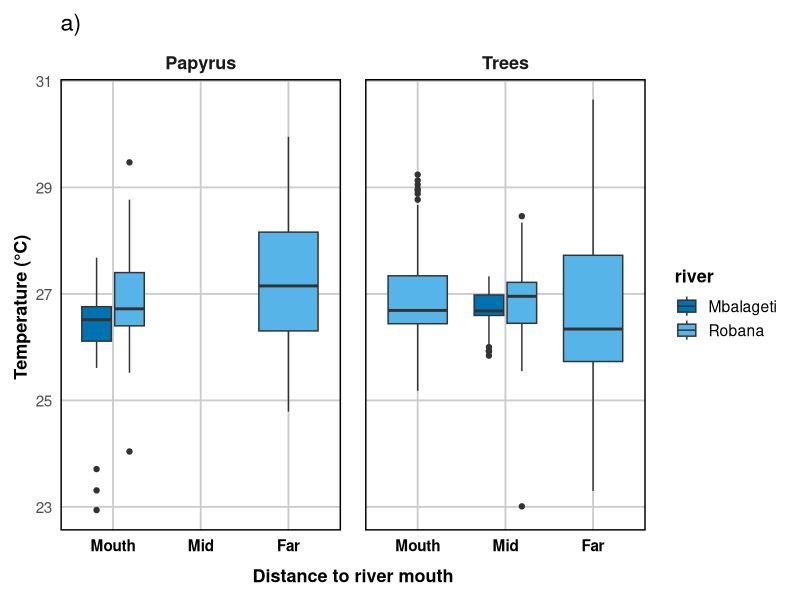
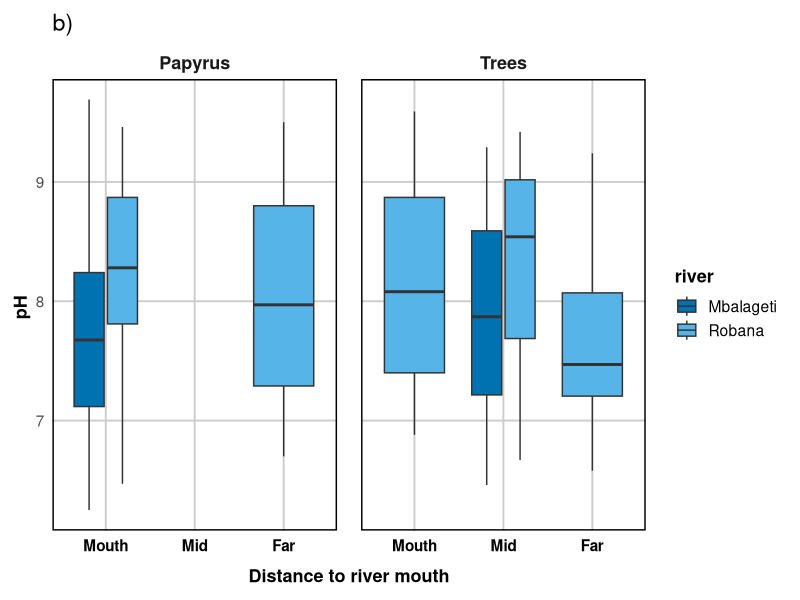
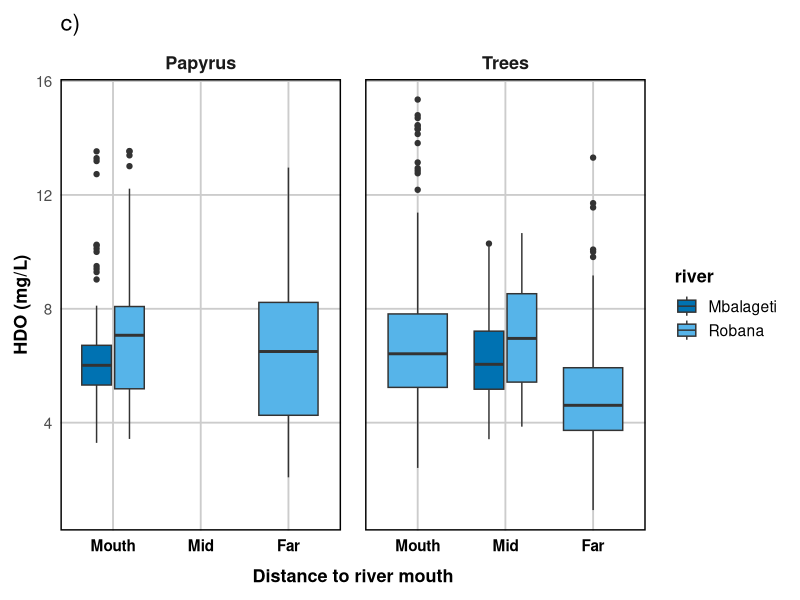
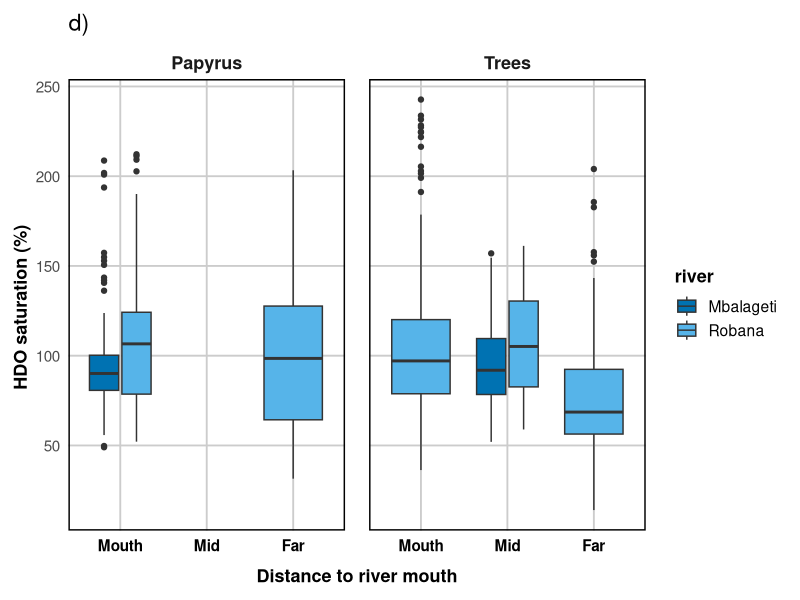
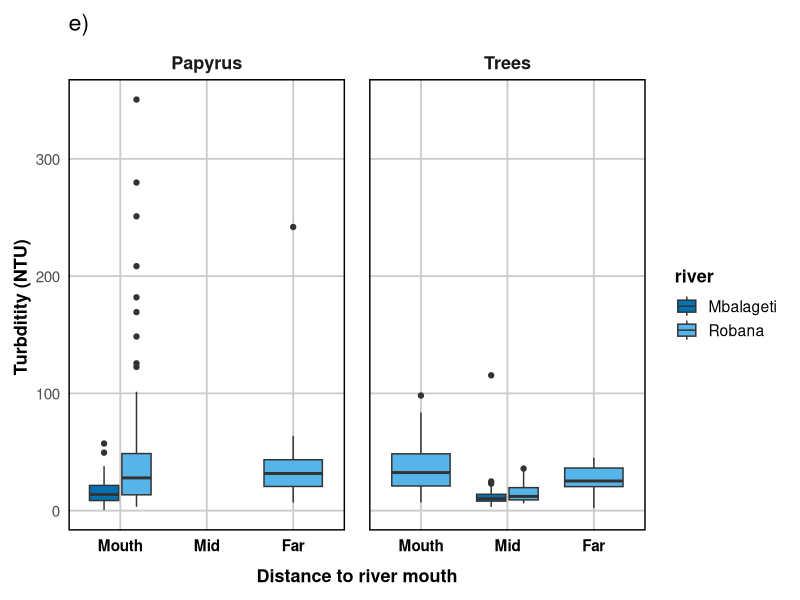
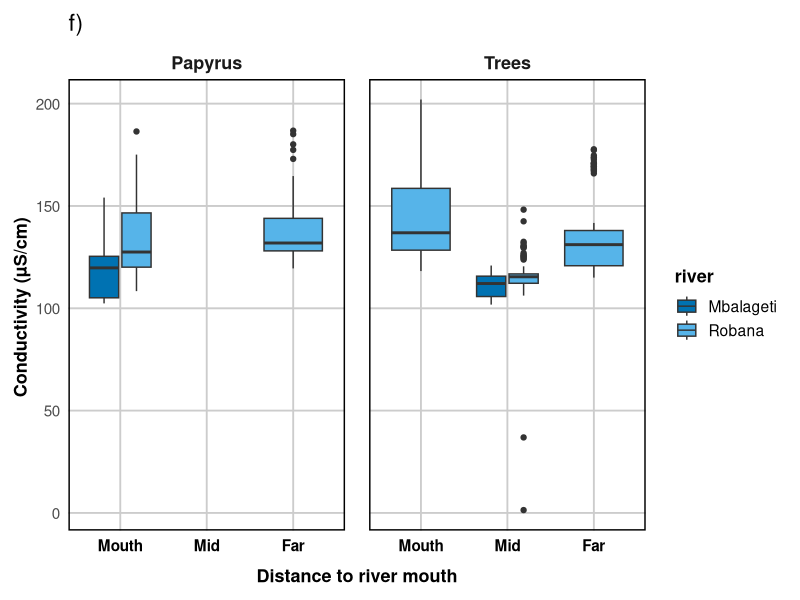
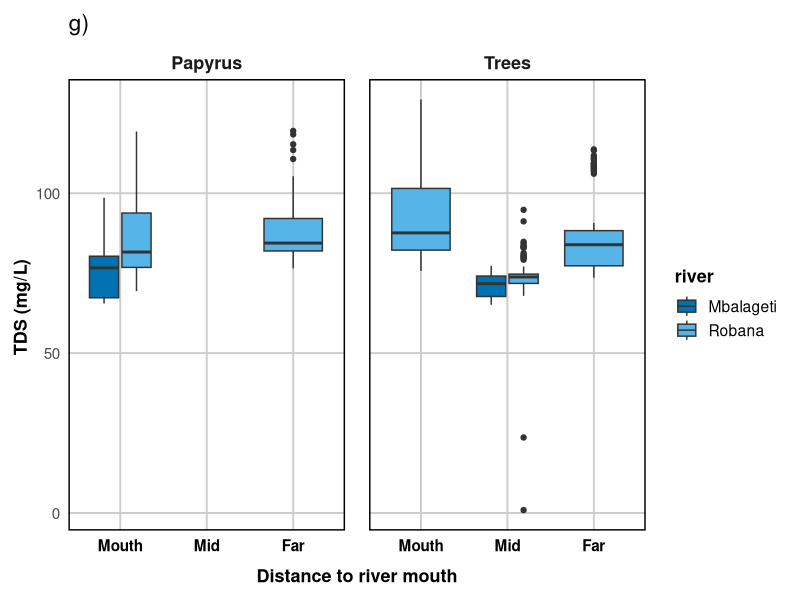
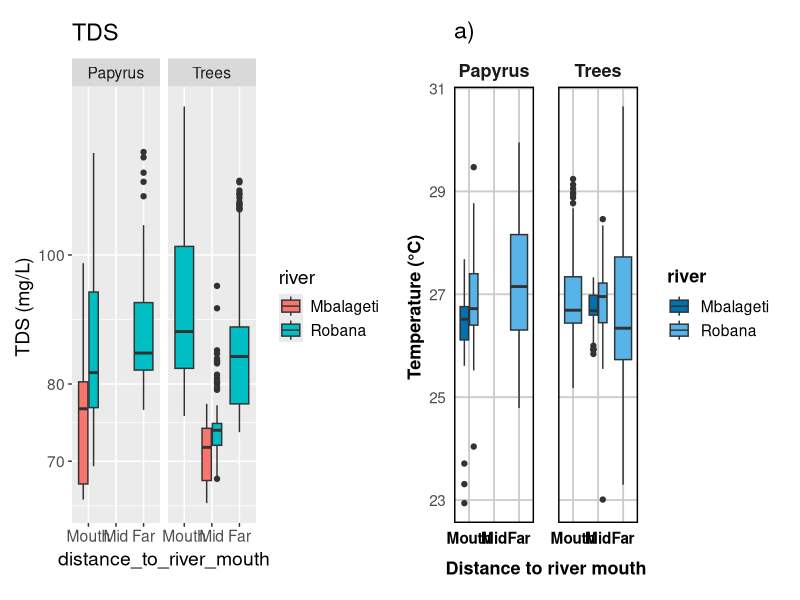

Generate these figures, in order, with R:
rm(list = ls())

# load libraries
library(tidyverse)  # includes dplyr, ggplot2 and tidyr
library(lme4)       # for mixed models
library(lmerTest)   # for tests of significance of mixed-effects models
library(MASS)       # for negative binomial models
library(emmeans)    # pairwise comparison
library(patchwork)  # combine multiple ggplot2 plots into one layout 

# load data_water
data_water <- read.csv("data_water.csv") |>
  dplyr::mutate(transect_date_time = paste(transect_ID, substr(date_time_end, 1, 6), substr(date_time_start, 12, 16), sep = " "))|>
  mutate(date=as.Date(date, format= "%d-%b-%Y"),
         habitat_detailed = case_when(
           transect_ID %in% c("pap_1", "pap_2") ~ "Papyrus Mbalageti Mouth",
           transect_ID %in% c("pap_3", "pap_4") ~ "Papyrus Robana Mouth",
           transect_ID %in% c("pap_5", "pap_6") ~ "Papyrus Robana Far",
           transect_ID %in% c("tree_1", "tree_2") ~ "Tree Mbalageti Mid",
           transect_ID %in% c("tree_3", "tree_4") ~ "Tree Robana Mid",
           transect_ID %in% c("tree_5", "tree_6") ~ "Tree Robana Mouth",
           transect_ID %in% c("tree_7", "tree_8") ~ "Tree Robana Far",
           TRUE ~ NA_character_),
         habitat_main = case_when(
           transect_ID %in% c("pap_1", "pap_2","pap_3", "pap_4","pap_5", "pap_6" ) ~ "Papyrus",
           transect_ID %in% c("tree_1", "tree_2","tree_3", "tree_4","tree_5", "tree_6","tree_7", "tree_8") ~ "Trees",
           TRUE ~ NA_character_),
         distance_to_river_mouth= case_when(
           transect_ID %in% c("pap_1", "pap_2", "pap_3", "pap_4", "tree_5", "tree_6") ~ "Mouth",
           transect_ID %in% c("tree_1", "tree_2", "tree_3", "tree_4") ~ "Mid",
           transect_ID %in% c("pap_5", "pap_6", "tree_7", "tree_8") ~ "Far"
         ),
         distance_to_river_mouth= factor(distance_to_river_mouth, levels= c("Mouth", "Mid", "Far")),
         habitat_detailed_2= case_when(
           transect_ID %in% c("pap_1", "pap_2") ~ "Mbalageti Mouth",
           transect_ID %in% c("pap_3", "pap_4","tree_5", "tree_6") ~ "Robana Mouth",
           transect_ID %in% c("pap_5", "pap_6","tree_7", "tree_8") ~ "Robana Far",
           transect_ID %in% c("tree_1", "tree_2") ~ "Mbalageti Mid",
           transect_ID %in% c("tree_3", "tree_4") ~ "Robana Mid",
           TRUE ~ NA_character_),
         river= case_when(
           transect_ID %in% c("pap_1", "pap_2", "tree_1", "tree_2") ~ "Mbalageti",
           transect_ID %in% c("pap_3", "pap_4", "pap_5", "pap_6", "tree_3", "tree_4","tree_5", "tree_6", "tree_7", "tree_8") ~ "Robana"
         ))


#### model Temperature ####
m1 <- lmer(temp ~ river + distance_to_river_mouth + (1 | transect_ID), data = data_water)
anova(m1)
summary(m1)
# significant higher temp at Robana
# no significant higher temperature far than mouth
# no significant higher temperature at far distance compared to mouth
# variance of transect_ID is quite low

# try model without random effect of transect_ID
m1a <- lm(temp ~ river + distance_to_river_mouth, data = data_water)
anova (m1a)
# river has an effect
# distance to river mouth has not
summary(m1a)
# Robana river significantly higher temp
# mid distance not significantly higher than mouth
# far not significantly higher than mouth

# likelihood ratio test to compare the linear mixed model and the fixed-effects model
anova(m1, m1a)
# AIC values of m1 is much lower, chisq is 8.1 and p<0.01 so this shows that transect_ID should be kept as an random factor in the model --> or is this maybe because i did not include habitat_main in the model

plot1 <-ggplot(data_water, aes(x= distance_to_river_mouth, y=temp, fill= river))+
  geom_boxplot()+
  facet_grid(~habitat_main)+
  theme(text= element_text(size=14))+
  #scale_y_log10()+
  labs(x= "Distance to river mouth", y="Temperature (°C) ", title="a)")+
  scale_fill_manual(values = c(
    "Mbalageti" = "#0072B2",
    "Robana" = "#56B4E9"))+
  theme_minimal(base_size = 14) +
  theme(
    axis.title = element_text(size = 13, face="bold"),
    axis.title.x = element_text(size = 13, face = "bold", margin = margin(t = 10)),
    axis.text.x = element_text(size = 11, face = "bold", color="black"), 
    axis.text = element_text(size = 11),
    legend.position = "right",
    legend.title = element_text(size = 13, face = "bold"),
    strip.text = element_text(size = 13, face = "bold"),
    panel.grid.major.x = element_line(color = "grey80", linetype = "solid"),
    panel.grid.major.y = element_line(color = "grey80", linetype = "solid"),
    panel.grid.minor = element_blank(),
    panel.spacing = unit(1.2, "lines"),
    panel.border = element_rect(color = "black", size = 1, fill = NA),
    plot.margin = margin(10, 10, 10, 10)
  )
plot1


#### model for pH ####
m2 <- lmer(pH ~ river + distance_to_river_mouth + (1 | transect_ID), data = data_water)
anova(m2)
# significant effect of river
# significant effect of distance to river mouth
summary(m2)
# low variance of transect ID
# Robana river significantly higher pH 
# mid distance not significantly higher than mouth
# far distance significantly lower pH than mouth

# model wihtout random effects
m2a <- lm(pH ~ river + distance_to_river_mouth, data = data_water)
anova(m2a)
# river and distance to river mouth both significant effect
summary(m2a)
# Robana significantly higher pH
# mid distance significantly higher than mouth
# far distance significanlty lower than mouth

# compare models with likelihood ratio test
anova(m2,m2a)
# p> 0.05 so the random effect can be removed from the model
plot2 <-ggplot(data_water, aes(x= distance_to_river_mouth, y=pH, fill= river))+
  geom_boxplot()+
  facet_grid(~habitat_main)+
  theme(text= element_text(size=14))+
  #scale_y_log10()+
  labs(x= "Distance to river mouth",y="pH ", title="b)")+
  scale_fill_manual(values = c(
    "Mbalageti" = "#0072B2",
    "Robana" = "#56B4E9"))+
  theme_minimal(base_size = 14) +
  theme(
    axis.title = element_text(size = 13, face="bold"),
    axis.title.x = element_text(size = 13, face = "bold", margin = margin(t = 10)),
    axis.text.x = element_text(size = 11, face = "bold", color="black"), 
    axis.text = element_text(size = 11),
    legend.position = "right",
    legend.title = element_text(size = 13, face = "bold"),
    strip.text = element_text(size = 13, face = "bold"),
    panel.grid.major.x = element_line(color = "grey80", linetype = "solid"),
    panel.grid.major.y = element_line(color = "grey80", linetype = "solid"),
    panel.grid.minor = element_blank(),
    panel.spacing = unit(1.2, "lines"),
    panel.border = element_rect(color = "black", size = 1, fill = NA),
    plot.margin = margin(10, 10, 10, 10)
  )
plot2

#### model HDO ####
# papyrus
m3 <- lmer(HDO ~ river + distance_to_river_mouth + (1 | transect_ID), data = data_water)
anova (m3)
# no significant effect of river
# significant effect distance to river mouth
summary(m3)
# no significant higher HDO at Robana
# no significant lower HDO at mid distance
# significantly lower HDO at far distance 
# variance of transect_ID is quite low

# model wihtout random effects
m3a <- lm(HDO ~ river + distance_to_river_mouth, data = data_water)
anova(m3a)
# river no significant effect
# distac=nce to river mouth significant effect
summary(m3a)
# Robana significantly higher HDO
# mid distance not significantly higher than mid
# far distance significantly lower than mouth

# compare models 
anova(m3,m3a)
# m3 lower AIC, p<0.05 so keep the random effect

plot3 <-ggplot(data_water, aes(x= distance_to_river_mouth, y=HDO, fill= river))+
  geom_boxplot()+
  facet_grid(~habitat_main)+
  theme(text= element_text(size=14))+
  #scale_y_log10()+
  labs(x= "Distance to river mouth", y="HDO (mg/L)", title="c)")+
  scale_fill_manual(values = c(
    "Mbalageti" = "#0072B2",
    "Robana" = "#56B4E9"))+
  theme_minimal(base_size = 14) +
  theme(
    axis.title = element_text(size = 13, face="bold"),
    axis.title.x = element_text(size = 13, face = "bold", margin = margin(t = 10)),
    axis.text.x = element_text(size = 11, face = "bold", color="black"), 
    axis.text = element_text(size = 11),
    legend.position = "right",
    legend.title = element_text(size = 13, face = "bold"),
    strip.text = element_text(size = 13, face = "bold"),
    panel.grid.major.x = element_line(color = "grey80", linetype = "solid"),
    panel.grid.major.y = element_line(color = "grey80", linetype = "solid"),
    panel.grid.minor = element_blank(),
    panel.spacing = unit(1.2, "lines"),
    panel.border = element_rect(color = "black", size = 1, fill = NA),
    plot.margin = margin(10, 10, 10, 10)
  )
plot3

#### model HDO sat ####
m4 <- lmer(HDO_sat ~ river + distance_to_river_mouth + (1 | transect_ID), data = data_water)
anova(m4)
# no significant effect of river
# distance to river mouth significant effect
summary(m4)
# no signficant higher HDO at Robana
# no significant lower HDO at mid distance
# significant lower HDO at far distance
# quite some variation in transect_ID

# model wihtout random effects
m4a <- lm(HDO_sat ~ river + distance_to_river_mouth, data = data_water)
summary(m4a)
# Robana significantly higher HDO
# not significant lower HDO at mid distance
# significant lower HDO at far distance

# compare models 
anova(m4,m4a)
# lower AIC for model m4 and p<0.05 so keep random effect in the model

plot4 <-ggplot(data_water, aes(x= distance_to_river_mouth, y=HDO_sat, fill= river))+
  geom_boxplot()+
  facet_grid(~habitat_main)+
  theme(text= element_text(size=14))+
  #scale_y_log10()+
  labs(x= "Distance to river mouth", y="HDO saturation (%) ", title="d)")+
  scale_fill_manual(values = c(
    "Mbalageti" = "#0072B2",
    "Robana" = "#56B4E9"))+
  theme_minimal(base_size = 14) +
  theme(
    axis.title = element_text(size = 13, face="bold"),
    axis.title.x = element_text(size = 13, face = "bold", margin = margin(t = 10)),
    axis.text.x = element_text(size = 11, face = "bold", color="black"), 
    axis.text = element_text(size = 11),
    legend.position = "right",
    legend.title = element_text(size = 13, face = "bold"),
    strip.text = element_text(size = 13, face = "bold"),
    panel.grid.major.x = element_line(color = "grey80", linetype = "solid"),
    panel.grid.major.y = element_line(color = "grey80", linetype = "solid"),
    panel.grid.minor = element_blank(),
    panel.spacing = unit(1.2, "lines"),
    panel.border = element_rect(color = "black", size = 1, fill = NA),
    plot.margin = margin(10, 10, 10, 10)
  )
plot4

#### model Turbidity ####
# papyrus
m5 <- lmer(turb ~ river + distance_to_river_mouth + (1 | transect_ID), data = data_water)
anova(m5)
# river has a significant effect
# distance to river mouth no significant effect
summary(m5)
# significant higher turb at Robana
# no significant lower turbidity at mid distance
# no significant lower turbidity at far distance
# quite some variation in transect_ID

# model wihtout random effects
m5a <- lm(turb ~ river + distance_to_river_mouth, data = data_water)
summary(m5a)
# Robana significantly higher turbidity
# mid distance not significantly lower turbidity than mouth
# far distance not significantly lower turbidity than mouth

# compare models 
anova(m5,m5a)
# p=1, difference in AIC is very small, so both models could be a good fit

plot5 <-ggplot(data_water |> filter(turb<2000),
               aes(x= distance_to_river_mouth, y=turb, fill= river))+
  geom_boxplot()+
  facet_grid(~habitat_main)+
  theme(text= element_text(size=14))+
  #scale_y_log10()+
  labs(x= "Distance to river mouth", y="Turbditity (NTU) ", title="e)")+
  scale_fill_manual(values = c(
    "Mbalageti" = "#0072B2",
    "Robana" = "#56B4E9"))+
  theme_minimal(base_size = 14) +
  theme(
    axis.title = element_text(size = 13, face="bold"),
    axis.title.x = element_text(size = 13, face = "bold", margin = margin(t = 10)),
    axis.text.x = element_text(size = 11, face = "bold", color="black"), 
    axis.text = element_text(size = 11),
    legend.position = "right",
    legend.title = element_text(size = 13, face = "bold"),
    strip.text = element_text(size = 13, face = "bold"),
    panel.grid.major.x = element_line(color = "grey80", linetype = "solid"),
    panel.grid.major.y = element_line(color = "grey80", linetype = "solid"),
    panel.grid.minor = element_blank(),
    panel.spacing = unit(1.2, "lines"),
    panel.border = element_rect(color = "black", size = 1, fill = NA),
    plot.margin = margin(10, 10, 10, 10)
  )
plot5
#### model Conductivity ####
m6 <- lmer(cond ~ river + distance_to_river_mouth + (1 | transect_ID), data = data_water)
anova(m6)
# significant effect of river
# significant effect of distance to river mouth
summary(m6)
# significant higher conductivity at Robana
# significant lower conductivity at mid distance compared to mouth
# no significant lower conductivity at far distance
# quite some variance between transect but more within transect

# model without random effects
m6a <- lm(cond ~ river + distance_to_river_mouth, data = data_water)
anova(m6a)
summary(m6a)
# Robana highly significant
# mid distance highly significant lower conductivity 
# far distance not significantly higher than mouth

# compare models 
anova(m6,m6a)
# AIC of the mixed model is little bit lower
# p <0.001 so keep the random effect

plot6 <-ggplot(data_water, aes(x= distance_to_river_mouth, y=cond, fill= river))+
  geom_boxplot()+
  facet_grid(~habitat_main)+
  theme(text= element_text(size=14))+
  #scale_y_log10()+
  labs(x= "Distance to river mouth", y="Conductivity (µS/cm) ", title="f)")+
  scale_fill_manual(values = c(
    "Mbalageti" = "#0072B2",
    "Robana" = "#56B4E9"))+
  theme_minimal(base_size = 14) +
  theme(
    axis.title = element_text(size = 13, face="bold"),
    axis.title.x = element_text(size = 13, face = "bold", margin = margin(t = 10)),
    axis.text.x = element_text(size = 11, face = "bold", color="black"), 
    axis.text = element_text(size = 11),
    legend.position = "right",
    legend.title = element_text(size = 13, face = "bold"),
    strip.text = element_text(size = 13, face = "bold"),
    panel.grid.major.x = element_line(color = "grey80", linetype = "solid"),
    panel.grid.major.y = element_line(color = "grey80", linetype = "solid"),
    panel.grid.minor = element_blank(),
    panel.spacing = unit(1.2, "lines"),
    panel.border = element_rect(color = "black", size = 1, fill = NA),
    plot.margin = margin(10, 10, 10, 10)
  )
plot6


#### model for TDS ####
m7 <- lmer(TDS ~ river + distance_to_river_mouth + (1 | transect_ID), data = data_water)
anova(m7)
# significant effect of river
# significant effect of distance to river mouth
summary(m7)
# significant higher TDS at Robana
# significant lower TDS at mid distance than mouth
# no significant higher TDS at far distance 

# model without random effect
m7a <- lm(TDS ~ river + distance_to_river_mouth, data = data_water)
anova(m7a)
# both river and distance to river mouth highly significant 
summary(m7a)
# significant higher TDS at Robana river ***
# significant lower TDS at distance mid ***
# not significant higher TDS at far distance
anova(m7,m7a)
# AIC model m7 is lower, chisq is 81.8 and p<0.001, so keep the random effect in the model

# plot TDS
plot7 <-ggplot(data_water,aes( x= distance_to_river_mouth, y= TDS, fill= river))+
  geom_boxplot()+
  facet_grid(~habitat_main)+
  theme(text= element_text(size=14))+
  #scale_y_log10()+
  labs(x= "Distance to river mouth", y="TDS (mg/L) ", title="g)")+
  scale_fill_manual(values = c(
    "Mbalageti" = "#0072B2",
    "Robana" = "#56B4E9"))+
  theme_minimal(base_size = 14) +
  theme(
    axis.title = element_text(size = 13, face="bold"),
    axis.title.x = element_text(size = 13, face = "bold", margin = margin(t = 10)),
    axis.text.x = element_text(size = 11, face = "bold", color="black"), 
    axis.text = element_text(size = 11),
    legend.position = "right",
    legend.title = element_text(size = 13, face = "bold"),
    strip.text = element_text(size = 13, face = "bold"),
    panel.grid.major.x = element_line(color = "grey80", linetype = "solid"),
    panel.grid.major.y = element_line(color = "grey80", linetype = "solid"),
    panel.grid.minor = element_blank(),
    panel.spacing = unit(1.2, "lines"),
    panel.border = element_rect(color = "black", size = 1, fill = NA),
    plot.margin = margin(10, 10, 10, 10)
  )
plot7

ggplot(data_water |>dplyr::filter(TDS>50), 
       aes( x= distance_to_river_mouth, y= TDS, fill= river))+
  geom_boxplot()+
  facet_grid(~habitat_main)+
  theme(text= element_text(size=14))+
  scale_y_log10()+
  labs(y="TDS (mg/L) ", title="TDS")+
  
  plot1
#### model for ORP ####
m8 <- lmer(ORP ~ river + distance_to_river_mouth + (1 | transect_ID), data = data_water)
anova(m8)
# significant effect of river
# significant effect of distance to river mouth
summary(m8)
# quite some variance between transects
# significant lower ORP at Robana
# no significant lower ORP at mid distance
# significant higher ORP at far distance

# model without random effect
m8a <- lm(ORP ~ river + distance_to_river_mouth, data = data_water)
anova(m8a)
# both river and distance to river mouth, highly significant
summary(m8a)
# significant lower ORP at Robana river
# significant higher ORP at distance mid
# significant higher ORP at distance far
anova(m8,m8a)
# p<0.001 and AIC lower in m8 so keep the random effect in the model

plot8 <-ggplot(data_water,aes( x= distance_to_river_mouth, y= ORP, fill= river))+
  geom_boxplot()+
  facet_grid(~habitat_main)+
  theme(text= element_text(size=14))+
  #scale_y_log10()+
  labs(x= "Distance to river mouth", y="ORP (mV) ", title="h)")+
  scale_fill_manual(values = c(
    "Mbalageti" = "#0072B2",
    "Robana" = "#56B4E9"))+
  theme_minimal(base_size = 14) +
  theme(
    axis.title = element_text(size = 13, face="bold"),
    axis.title.x = element_text(size = 13, face = "bold", margin = margin(t = 10)),
    axis.text.x = element_text(size = 11, face = "bold", color="black"), 
    axis.text = element_text(size = 11),
    legend.position = "right",
    legend.title = element_text(size = 13, face = "bold"),
    strip.text = element_text(size = 13, face = "bold"),
    panel.grid.major.x = element_line(color = "grey80", linetype = "solid"),
    panel.grid.major.y = element_line(color = "grey80", linetype = "solid"),
    panel.grid.minor = element_blank(),
    panel.spacing = unit(1.2, "lines"),
    panel.border = element_rect(color = "black", size = 1, fill = NA),
    plot.margin = margin(10, 10, 10, 10)
  )
plot8

### make combined plot ####
# combine the plots into 1
combined_plot <- (
  plot1 | plot2 | plot3
) /
  (
    plot4 | plot5 | plot6
  ) /
  (
    plot7 | plot8 | plot_spacer()
  ) +
  plot_layout(
    widths = c(1, 1, 1),       
    heights = c(1, 1, 1),     
    guides = "collect"         
  ) &
  theme(
    plot.margin = margin(5, 5, 5, 5),
    legend.position = "bottom"
  )

print(combined_plot)
